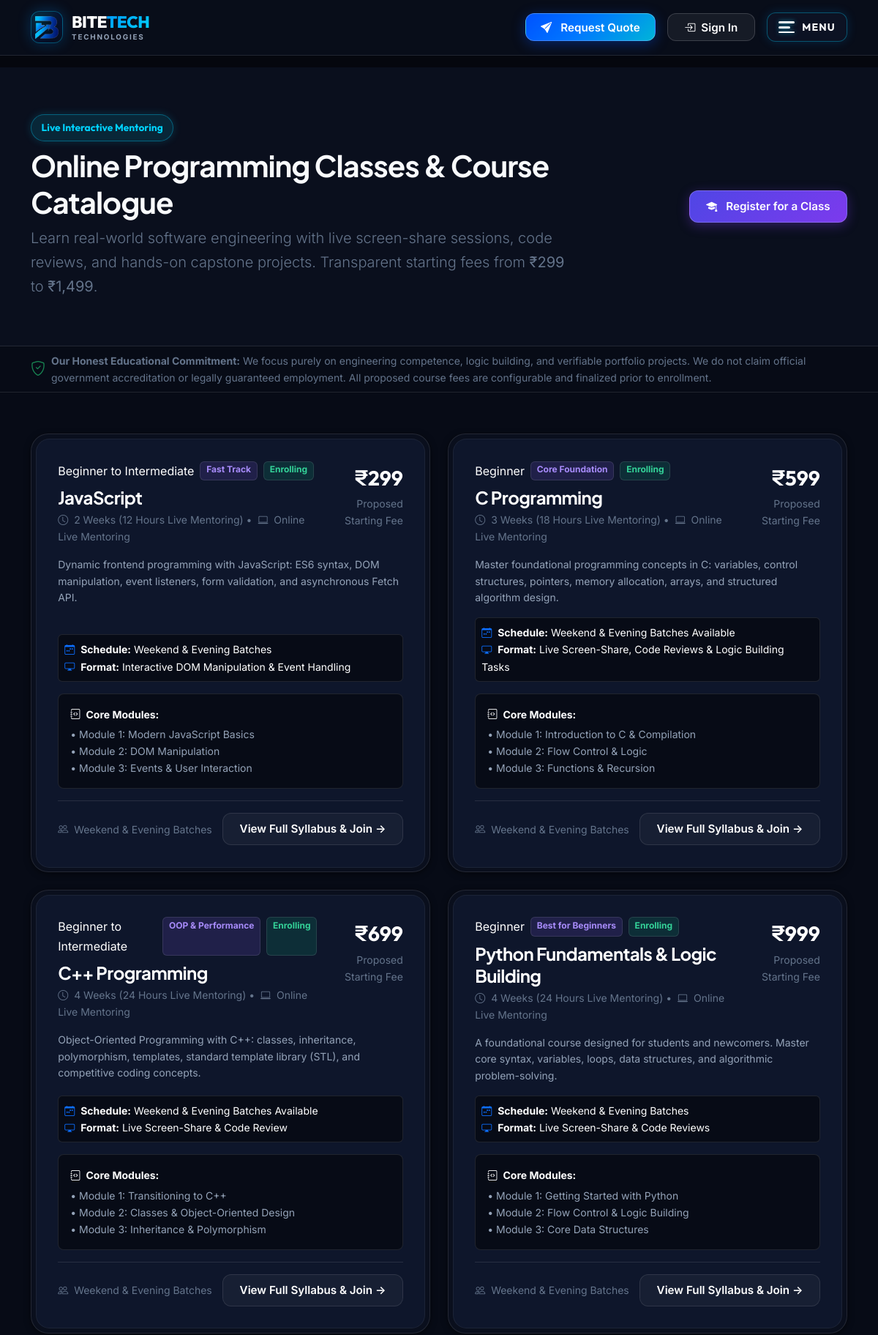
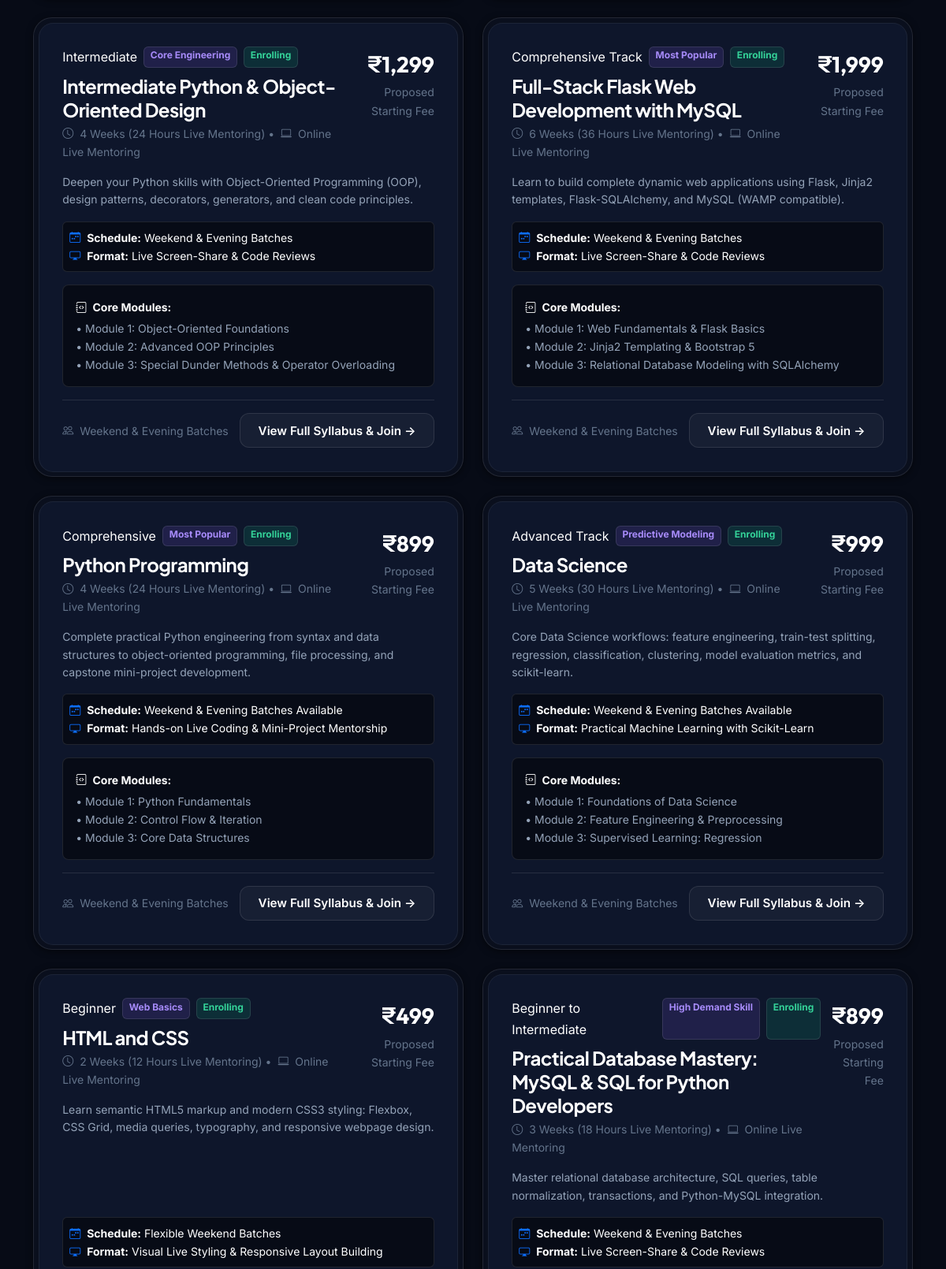
Screenshot of /courses (upper part) with the database file from the repository (2 pictures, top to bottom).
### models.py (models this page shows, shortened)
class Course(db.Model):
    __tablename__ = 'courses'
    id = db.Column(db.Integer, primary_key=True)
    title = db.Column(db.String(200), nullable=False)
    slug = db.Column(db.String(200), unique=True, nullable=False, index=True)
    level = db.Column(db.String(50), default='Beginner', nullable=False)
    duration = db.Column(db.String(100), default='4 Weeks', nullable=False)
    price = db.Column(db.String(100), default='₹899', nullable=False)
    fee_integer = db.Column(db.Integer, default=899, nullable=False)
    short_description = db.Column(db.String(350), nullable=False)
    syllabus = db.Column(db.Text, nullable=False)  # Multi-line formatted modules
    outcomes = db.Column(db.Text, nullable=True)
    prerequisites = db.Column(db.String(255), default='Basic computer knowledge; no prior coding experience needed.')
    delivery_mode = db.Column(db.String(50), default='Online Live Mentoring', nullable=False)
    class_schedule = db.Column(db.String(150), default='Weekend & Evening Batches Available', nullable=False)
    teaching_format = db.Column(db.String(150), default='Live Screen-Share, Code Review, and Hands-on Tasks', nullable=False)
    status = db.Column(db.String(50), default='Enrolling', nullable=False)
    badge_text = db.Column(db.String(50), nullable=True)
    is_published = db.Column(db.Boolean, default=True, nullable=False, index=True)
    is_featured = db.Column(db.Boolean, default=False, nullable=False)
    created_at = db.Column(db.DateTime, default=utc_now)
    updated_at = db.Column(db.DateTime, default=utc_now, onupdate=utc_now)
    enquiries = db.relationship('CourseEnquiry', back_populates='course', cascade='all, delete-orphan')
    def syllabus_modules(self):
        if not self.syllabus:
            return []
        lines = [line.strip() for line in self.syllabus.splitlines() if line.strip()]
        modules = []
        for line in lines:
            if '|' in line:
                title, desc = line.split('|', 1)
                modules.append({'title': title.strip(), 'detail': desc.strip()})
            else:
                modules.append({'title': line, 'detail': ''})
        return modules

### routes/main.py (the view)
@main_bp.route('/courses')
def courses():
    courses_list = Course.query.filter_by(is_published=True).order_by(Course.is_featured.desc(), Course.fee_integer.asc()).all()
    enquiry_form = CourseEnquiryForm()
    return render_template('courses.html', courses=courses_list, form=enquiry_form, incident_mode=get_incident_mode())

### models.py (called while the page is built)
    @classmethod
    def get_setting(cls, key, default=''):
        try:
            item = cls.query.filter_by(key=key).first()
            return item.value if item and item.value is not None else default
        except Exception:
            return default

### security.py (called while the page is built)
def get_incident_mode():
    try:
        from models import SiteSetting
        return SiteSetting.get_setting('incident_mode', 'normal')
    except Exception:
        return 'normal'

### templates/courses.html (shortened to what this page needs)
{% extends 'base.html' %}
{% block content %}
<section class="py-5 bg-white border-bottom">
  <div class="container py-3">
    <div class="row align-items-center justify-content-between g-4">
      <div class="col-lg-8">
        <span class="badge-price mb-2 d-inline-block">Live Interactive Mentoring</span>
        <h1 class="fw-bold mb-2">Online Programming Classes & Course Catalogue</h1>
        <p class="lead text-muted mb-0">
          Learn real-world software engineering with live screen-share sessions, code reviews, and hands-on capstone projects. Transparent starting fees from <strong>₹299</strong> to <strong>₹1,499</strong>.
        </p>
      </div>
      <div class="col-lg-4 text-lg-end">
        <a href="#register-section" class="btn btn-purple" id="btn-register-class-hero">
          <i class="bi bi-mortarboard-fill me-1"></i> Register for a Class
        </a>
      </div>
    </div>
  </div>
</section>
<div class="bg-light border-bottom py-2">
  <div class="container">
    <div class="d-flex align-items-center gap-2 small text-muted">
      <i class="bi bi-shield-check text-success fs-5"></i>
      <span><strong>Our Honest Educational Commitment:</strong> We focus purely on engineering competence, logic building, and verifiable portfolio projects. We do not claim official government accreditation or legally guaranteed employment. All proposed course fees are configurable and finalized prior to enrollment.</span>
    </div>
  </div>
</div>
<section class="py-5 bg-light min-vh-50">
  <div class="container py-2">
    <div class="row g-4">
      {% for course in courses %}
        <div class="col-lg-6">
          <div class="bezel-outer h-100">
            <div class="bezel-inner">
              <div class="d-flex justify-content-between align-items-start mb-3">
                <div>
                  <div class="d-flex gap-2 mb-2">
                    <span class="badge-level">{{ course.level }}</span>
                    {% if course.badge_text %}
                      <span class="badge bg-purple-subtle text-purple border">{{ course.badge_text }}</span>
                    {% endif %}
                    <span class="badge bg-success-subtle text-success border">{{ course.status }}</span>
                  </div>
                  <h4 class="fw-bold mb-1 text-dark">
                    <a href="{{ url_for('main.course_detail', slug=course.slug) }}" class="text-dark text-decoration-none">
                      {{ course.title }}
                    </a>
                  </h4>
                  <div class="text-muted small">
                    <i class="bi bi-clock me-1"></i> {{ course.duration }} &bull; <i class="bi bi-laptop ms-1 me-1"></i> {{ course.delivery_mode }}
                  </div>
                </div>
                <div class="text-end">
                  <span class="fs-3 fw-bold text-dark font-display">{{ course.price }}</span>
                  <div class="small text-muted">Proposed Starting Fee</div>
                </div>
              </div>
              <p class="text-secondary small mb-3 flex-grow-1" style="line-height: 1.6;">
                {{ course.short_description }}
              </p>
              <div class="p-2 rounded bg-light-subtle border small text-muted mb-3">
                <div><i class="bi bi-calendar-week text-primary me-1"></i> <strong>Schedule:</strong> {{ course.class_schedule }}</div>
                <div><i class="bi bi-display text-primary me-1"></i> <strong>Format:</strong> {{ course.teaching_format }}</div>
              </div>
              <div class="bg-light p-3 rounded-3 mb-3 border small">
                <div class="fw-bold text-dark mb-1">
                  <i class="bi bi-journal-code text-purple me-1"></i> Core Modules:
                </div>
                <ul class="list-unstyled mb-0 text-secondary">
                  {% for mod in course.syllabus_modules()[:3] %}
                    <li class="text-truncate">&bull; {{ mod.title }}</li>
                  {% endfor %}
                </ul>
              </div>
              <div class="d-flex justify-content-between align-items-center pt-3 border-top mt-auto">
                <span class="small text-muted">
                  <i class="bi bi-people me-1"></i> Weekend & Evening Batches
                </span>
                <a href="{{ url_for('main.course_detail', slug=course.slug) }}" class="btn btn-sm btn-outline-navy">
                  View Full Syllabus & Join &rarr;
                </a>
              </div>
            </div>
          </div>
        </div>
      {% endfor %}
    </div>
  </div>
</section>
{% endblock %}

### rows the page displays
Course: level "Beginner to Intermediate", badge_text "Fast Track", status "Enrolling", title "JavaScript", duration "2 Weeks (12 Hours Live Mentoring)", delivery_mode "Online Live Mentoring", price "₹299", short_description "Dynamic frontend programming with JavaScript: ES6 syntax, DOM manipulation, event listeners, form validation, and asynchronous Fetch API.", class_schedule "Weekend & Evening Batches", teaching_format "Interactive DOM Manipulation & Event Handling", title "Module 1: Modern JavaScript Basics" "Module 2: DOM Manipulation" "Module 3: Events & User Interaction"
Course: level "Beginner", badge_text "Core Foundation", status "Enrolling", title "C Programming", duration "3 Weeks (18 Hours Live Mentoring)", delivery_mode "Online Live Mentoring", price "₹599", short_description "Master foundational programming concepts in C: variables, control structures, pointers, memory allocation, arrays, and structured algorithm design.", class_schedule "Weekend & Evening Batches Available", teaching_format "Live Screen-Share, Code Reviews & Logic Building Tasks", title "Module 1: Introduction to C & Compilation" "Module 2: Flow Control & Logic" "Module 3: Functions & Recursion"
Course: level "Beginner to Intermediate", badge_text "OOP & Performance", status "Enrolling", title "C++ Programming", duration "4 Weeks (24 Hours Live Mentoring)", delivery_mode "Online Live Mentoring", price "₹699", short_description "Object-Oriented Programming with C++: classes, inheritance, polymorphism, templates, standard template library (STL), and competitive coding concepts.", class_schedule "Weekend & Evening Batches Available", teaching_format "Live Screen-Share & Code Review", title "Module 1: Transitioning to C++" "Module 2: Classes & Object-Oriented Design" "Module 3: Inheritance & Polymorphism"
Course: level "Beginner", badge_text "Best for Beginners", status "Enrolling", title "Python Fundamentals & Logic Building", duration "4 Weeks (24 Hours Live Mentoring)", delivery_mode "Online Live Mentoring", price "₹999", short_description "A foundational course designed for students and newcomers. Master core syntax, variables, loops, data structures, and algorithmic problem-solving.", class_schedule "Weekend & Evening Batches", teaching_format "Live Screen-Share & Code Reviews", title "Module 1: Getting Started with Python" "Module 2: Flow Control & Logic Building" "Module 3: Core Data Structures"
Course: level "Intermediate", badge_text "Core Engineering", status "Enrolling", title "Intermediate Python & Object-Oriented Design", duration "4 Weeks (24 Hours Live Mentoring)", delivery_mode "Online Live Mentoring", price "₹1,299", short_description "Deepen your Python skills with Object-Oriented Programming (OOP), design patterns, decorators, generators, and clean code principles.", class_schedule "Weekend & Evening Batches", teaching_format "Live Screen-Share & Code Reviews", title "Module 1: Object-Oriented Foundations" "Module 2: Advanced OOP Principles" "Module 3: Special Dunder Methods & Operator Overloading"
Course: level "Comprehensive Track", badge_text "Most Popular", status "Enrolling", title "Full-Stack Flask Web Development with MySQL", duration "6 Weeks (36 Hours Live Mentoring)", delivery_mode "Online Live Mentoring", price "₹1,999", short_description "Learn to build complete dynamic web applications using Flask, Jinja2 templates, Flask-SQLAlchemy, and MySQL (WAMP compatible).", class_schedule "Weekend & Evening Batches", teaching_format "Live Screen-Share & Code Reviews", title "Module 1: Web Fundamentals & Flask Basics" "Module 2: Jinja2 Templating & Bootstrap 5" "Module 3: Relational Database Modeling with SQLAlchemy"
Course: level "Comprehensive", badge_text "Most Popular", status "Enrolling", title "Python Programming", duration "4 Weeks (24 Hours Live Mentoring)", delivery_mode "Online Live Mentoring", price "₹899", short_description "Complete practical Python engineering from syntax and data structures to object-oriented programming, file processing, and capstone mini-project development.", class_schedule "Weekend & Evening Batches Available", teaching_format "Hands-on Live Coding & Mini-Project Mentorship", title "Module 1: Python Fundamentals" "Module 2: Control Flow & Iteration" "Module 3: Core Data Structures"
Course: level "Advanced Track", badge_text "Predictive Modeling", status "Enrolling", title "Data Science", duration "5 Weeks (30 Hours Live Mentoring)", delivery_mode "Online Live Mentoring", price "₹999", short_description "Core Data Science workflows: feature engineering, train-test splitting, regression, classification, clustering, model evaluation metrics, and scikit-learn.", class_schedule "Weekend & Evening Batches Available", teaching_format "Practical Machine Learning with Scikit-Learn", title "Module 1: Foundations of Data Science" "Module 2: Feature Engineering & Preprocessing" "Module 3: Supervised Learning: Regression"
Course: level "Beginner", badge_text "Web Basics", status "Enrolling", title "HTML and CSS", duration "2 Weeks (12 Hours Live Mentoring)", delivery_mode "Online Live Mentoring", price "₹499", short_description "Learn semantic HTML5 markup and modern CSS3 styling: Flexbox, CSS Grid, media queries, typography, and responsive webpage design.", class_schedule "Flexible Weekend Batches", teaching_format "Visual Live Styling & Responsive Layout Building"
Course: level "Beginner to Intermediate", badge_text "High Demand Skill", status "Enrolling", title "Practical Database Mastery: MySQL & SQL for Python Developers", duration "3 Weeks (18 Hours Live Mentoring)", delivery_mode "Online Live Mentoring", price "₹899", short_description "Master relational database architecture, SQL queries, table normalization, transactions, and Python-MySQL integration.", class_schedule "Weekend & Evening Batches", teaching_format "Live Screen-Share & Code Reviews"
